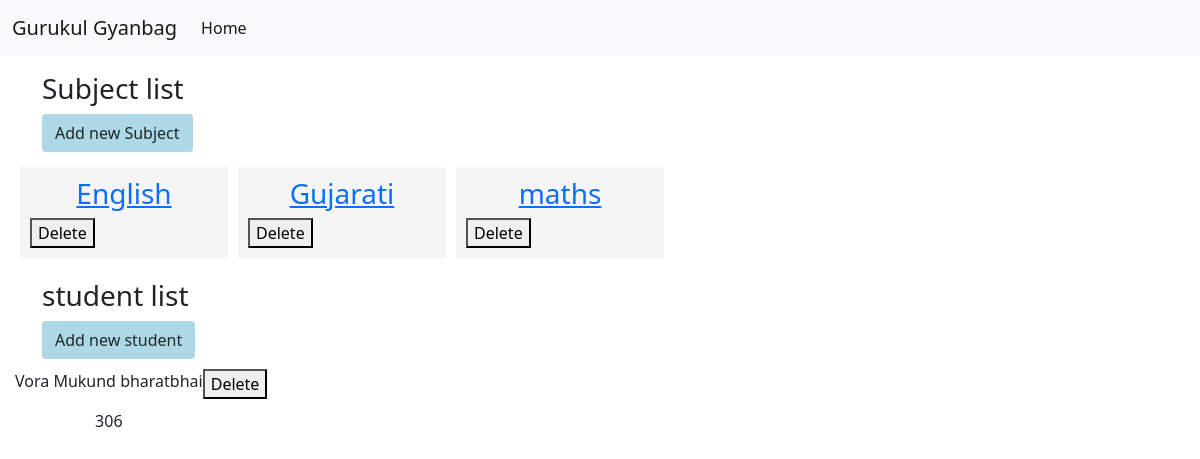
Page /2 on the earlier database version.
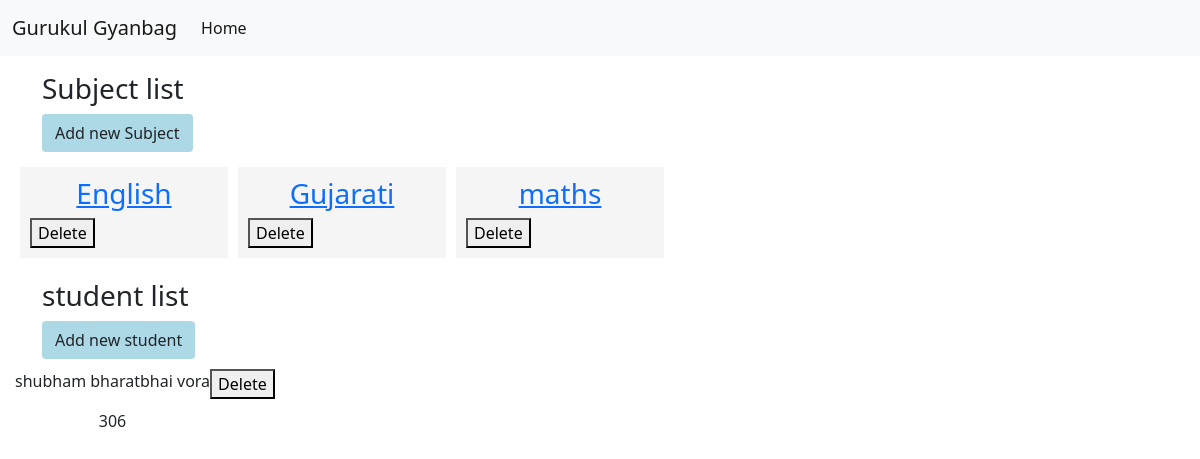
Same page on the later database version.
### marksApp/models.py (models this page shows, shortened)
class subject(models.Model):
    id=models.AutoField(primary_key=True)
    subject_Name=models.CharField(max_length=30)
    subjectStd=models.ForeignKey(Standerd, on_delete=models.CASCADE)

class studentInfo(models.Model):
    HR_No = models.CharField(max_length=20,primary_key=True)
    first_name=models.CharField(max_length=50)
    Middle_name=models.CharField(max_length=50)
    Last_name=models.CharField(max_length=50)
    Room_No=models.CharField(max_length=10)
    studentStd=models.ForeignKey(Standerd, on_delete=models.CASCADE)

### marksApp/views.py (the view, shortened to what this page needs)
# urls.py: path("<int:StanderdId>", views.standerdHandling, name='StanderdHandling'),
def standerdHandling(request,StanderdId):
    subForm = subjectForm()
    stdForm=studentForm()
    if request.POST.get("deleteSubject"):
        subject.objects.filter(id=request.POST.get("deleteSubject")).delete()
    if request.POST.get("deleteStudent"):
        studentInfo.objects.filter(HR_No=request.POST.get("deleteStudent")).delete()
    allSubject = subject.objects.filter(subjectStd=StanderdId)
    allStudent = studentInfo.objects.filter(studentStd=StanderdId)
    context={'allSubject':allSubject,'subjectForm':subForm,'StanderdId':StanderdId,'studentForm':stdForm, 'allStudent':allStudent, }
    return render(request, 'MarksApp/standerdDetails.html',context)

### marksApp/templates/MarksApp/standerdDetails.html (shortened to what this page needs)
{% extends "MarksApp/base.html" %}
{% block body %}
<div class="container mt-3">
  <div class="row">
    <div class="col-10.5 mr-auto">
      <h3 class="h3Crop" >Subject list</h3>
    </div>
    <div class="col-1.5">
<button type="button" class="btn mr-2 " style="background-color:lightblue" data-toggle="modal" data-target="#subjectModal">
Add new Subject
</button>
    </div>
  </div>
</div>
<div class="containerCrop">
  <div class="rowCrop">
      {% for Subject in allSubject %}
     <a href="/{{Standerd.Id}}/{{Subject.id}}"> <div class="colCrop">
          <center><h3>{{Subject.subject_Name}}</h3>
      </center>
    <form action="/{{StanderdId}}" method="POST">
    <button type=submit name='deleteSubject' value='{{Subject.id}}'>Delete</button>
    </form>
    </a>
      </div>
      {% endfor %}
<div class="container mt-3">
  <div class="row">
    <div class="col-10.5 mr-auto">
      <h3 class="h3Crop" >student list</h3>
    </div>
    <div class="col-1.5">
<button type="button" class="btn mr-2 " style="background-color:lightblue" data-toggle="modal" data-target="#studentModal">
Add new student
</button>
    </div>
  </div>
</div>
<div class="containerCrop">
  <div class="rowCrop">
      {% for Student in allStudent %}
          <center><p>{{Student.first_name}}  {{Student.Middle_name}}  {{Student.Last_name}}</p>
          <p>{{Student.Room_No}}</p>
      </center>
    <form action="/{{StanderdId}}" method="POST">
    <button type=submit name='deleteStudent' value='{{Student.HR_No}}'>Delete</button>
    </form>
      </div>
      {% endfor %}
  </div>
{% endblock  %}

Differences in the rows shown:
no longer on this page (row edited): studentInfo: first_name "Vora", Middle_name "Mukund", Last_name "bharatbhai", Room_No "306"
added studentInfo: first_name "shubham", Middle_name "bharatbhai", Last_name "vora", Room_No "306"
